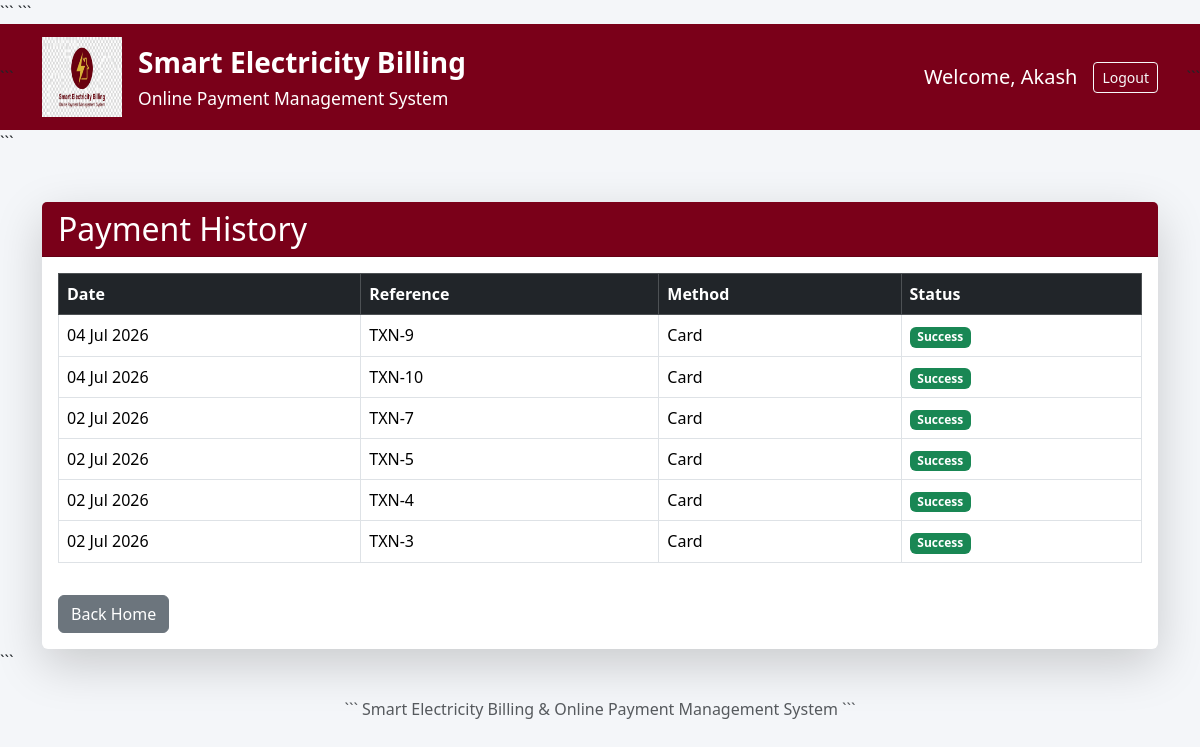
/payment-history/ (signed in), run on the app's committed database.
### billing/models.py (models this page shows, shortened)
class Payment(models.Model):
    PAYMENT_STATUS = [
        ('Pending', 'Pending'),
        ('Success', 'Success'),
        ('Failed', 'Failed'),
    ]
    user = models.ForeignKey(User, on_delete=models.CASCADE)
    bill = models.ForeignKey(Bill, on_delete=models.CASCADE)
    payment_method = models.CharField(max_length=50)
    transaction_reference = models.CharField(max_length=100)
    payment_status = models.CharField(max_length=20, choices=PAYMENT_STATUS, default='Pending')
    payment_date = models.DateTimeField(auto_now_add=True)

### billing/views.py (the view)
@login_required
def payment_history(request):
    payments = Payment.objects.filter(
        user=request.user
    ).order_by('-payment_date')
    return render(
        request,
        'billing/payment_history.html',
        {'payments': payments}
    )

### billing/templates/billing/payment_history.html (shortened to what this page needs)
{% extends "billing/base.html" %}
{% block content %}
<div class="container mt-5">
    <div class="card shadow-lg border-0">
        <div class="card-header text-white"
             style="background:#7A0019;">
            <h2 class="mb-0">
                Payment History
            </h2>
        </div>
        <div class="card-body">
            <table class="table table-bordered table-hover">
                <thead class="table-dark">
                    <tr>
                        <th>Date</th>
                        <th>Reference</th>
                        <th>Method</th>
                        <th>Status</th>
                    </tr>
                </thead>
                <tbody>
                {% for payment in payments %}
                    <tr>
                        <td>
                            {{ payment.payment_date|date:"d M Y" }}
                        </td>
                        <td>
                            {{ payment.transaction_reference }}
                        </td>
                        <td>
                            {{ payment.payment_method }}
                        </td>
                        <td>
                            {% if payment.payment_status == "Success" %}
                                <span class="badge bg-success">
                                    Success
                                </span>
                            {% elif payment.payment_status == "Pending" %}
                                <span class="badge bg-warning text-dark">
                                    Pending
                                </span>
                            {% else %}
                                <span class="badge bg-danger">
                                    Failed
                                </span>
                            {% endif %}
                        </td>
                    </tr>
                {% empty %}
                    <tr>
                        <td colspan="4" class="text-center">
                            No payments found.
                        </td>
                    </tr>
                {% endfor %}
                </tbody>
            </table>
            <a href="{% url 'home' %}"
               class="btn btn-secondary mt-3">
                Back Home
            </a>
        </div>
    </div>
</div>
{% endblock %}

### billing/templates/billing/base.html (shortened to what this page needs)
{% load static %}
<!DOCTYPE html>
<html lang="en">
<head>
<link href="https://cdn.jsdelivr.net/npm/bootstrap@5.3.3/dist/css/bootstrap.min.css"
      rel="stylesheet">
<link rel="stylesheet"
      href="https://cdn.jsdelivr.net/npm/bootstrap-icons@1.11.3/font/bootstrap-icons.min.css">
```
</head>
<body style="background:#f4f6f9;">
<nav class="navbar navbar-expand-lg navbar-dark"
     style="background:#7A0019;">
<div class="container">
    <a class="navbar-brand d-flex align-items-center"
       href="/">
        <img src="{% static 'images/logo.png' %}"
             width="80"
             height="80"
             class="me-3">
        <div>
            <div class="fw-bold fs-3">
                Smart Electricity Billing
            </div>
            <small class="text-white">
                Online Payment Management System
            </small>
        </div>
    </a>
   {% if user.is_authenticated %}
<div class="d-flex align-items-center">
    <span class="text-white fs-5 me-3">
        Welcome, {{ user.username }}
    </span>
    <form method="post"
          action="{% url 'logout' %}">
        <button type="submit"
                class="btn btn-outline-light btn-sm">
            Logout
        </button>
    </form>
</div>
{% endif %}
</div>
```
</nav>
<div class="container-fluid p-0">
```
{% block content %}
{% endblock %}
```
</div>
<footer class="text-center text-muted py-4">
```
Smart Electricity Billing & Online Payment Management System
```
</footer>
</body>
</html>

### data on the page
Payment: payment_date "04 Jul 2026", transaction_reference "TXN-9", payment_method "Card", payment_status "Success"
Payment: payment_date "04 Jul 2026", transaction_reference "TXN-10", payment_method "Card", payment_status "Success"
Payment: payment_date "02 Jul 2026", transaction_reference "TXN-7", payment_method "Card", payment_status "Success"
Payment: payment_date "02 Jul 2026", transaction_reference "TXN-5", payment_method "Card", payment_status "Success"
Payment: payment_date "02 Jul 2026", transaction_reference "TXN-4", payment_method "Card", payment_status "Success"
Payment: payment_date "02 Jul 2026", transaction_reference "TXN-3", payment_method "Card", payment_status "Success"

### other printed values
{{ user.username }} "Akash"
